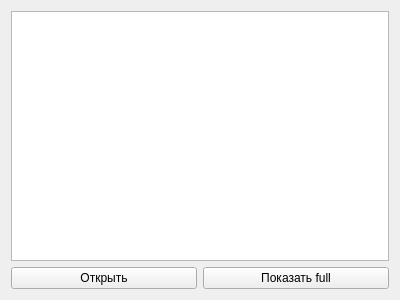
<?xml version="1.0" encoding="UTF-8"?>
<ui version="4.0">
 <class>WidgetUiStyle</class>
 <widget class="QWidget" name="WidgetUiStyle">
  <property name="geometry">
   <rect>
    <x>0</x>
    <y>0</y>
    <width>400</width>
    <height>300</height>
   </rect>
  </property>
  <property name="windowTitle">
   <string>Form</string>
  </property>
  <layout class="QVBoxLayout" name="verticalLayout">
   <item>
    <widget class="ViewWidgetUi" name="view"/>
   </item>
   <item>
    <layout class="QHBoxLayout" name="horizontalLayout">
     <item>
      <widget class="QPushButton" name="btnOpen">
       <property name="text">
        <string>Открыть</string>
       </property>
      </widget>
     </item>
     <item>
      <widget class="QPushButton" name="btnShowFull">
       <property name="text">
        <string>Показать full</string>
       </property>
      </widget>
     </item>
    </layout>
   </item>
  </layout>
 </widget>
 <customwidgets>
  <customwidget>
   <class>ViewWidgetUi</class>
   <extends>QGraphicsView</extends>
   <header>viewwidgetui.h</header>
  </customwidget>
 </customwidgets>
 <resources/>
 <connections/>
</ui>
